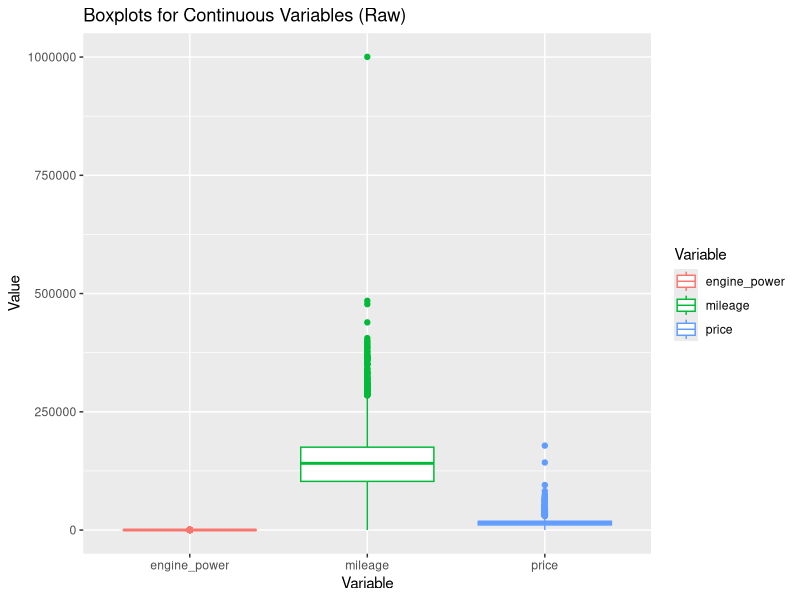
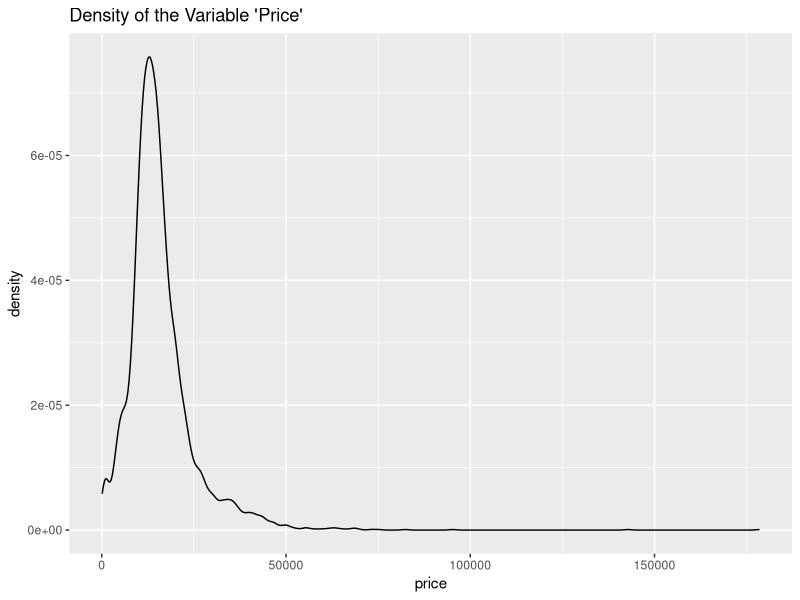
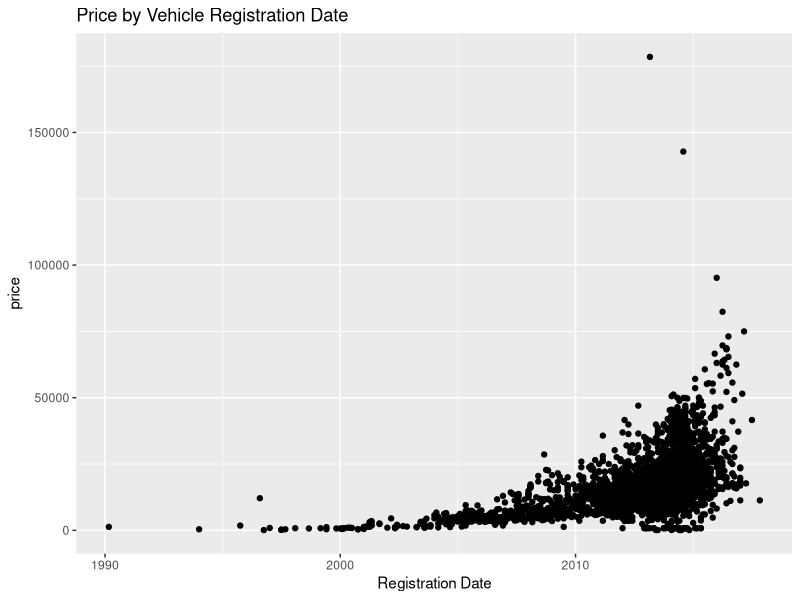
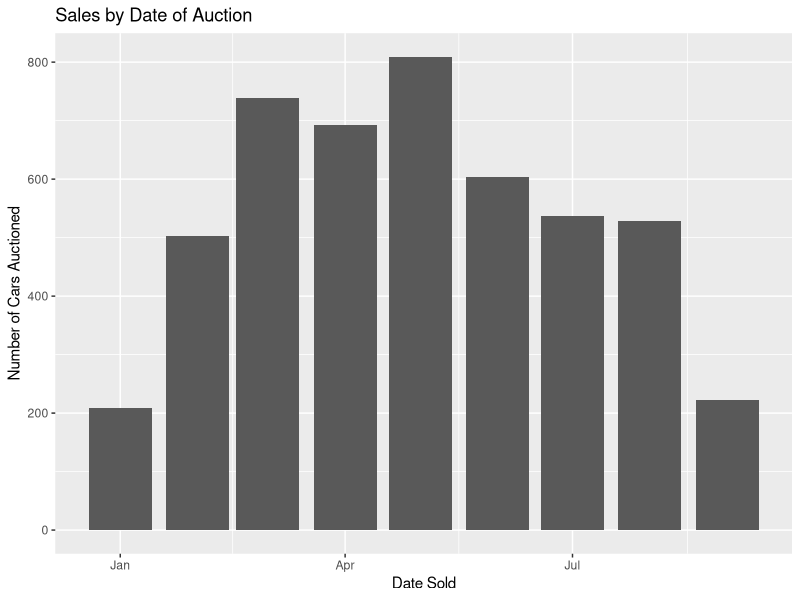
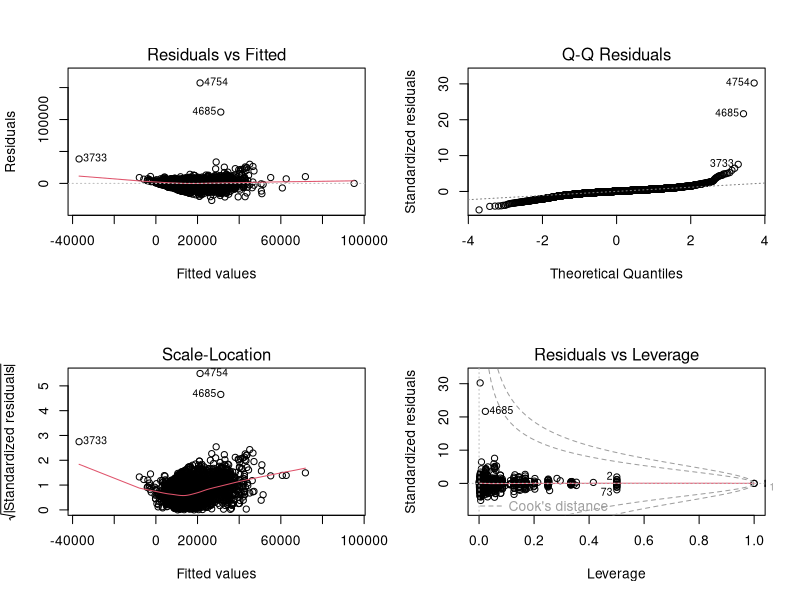
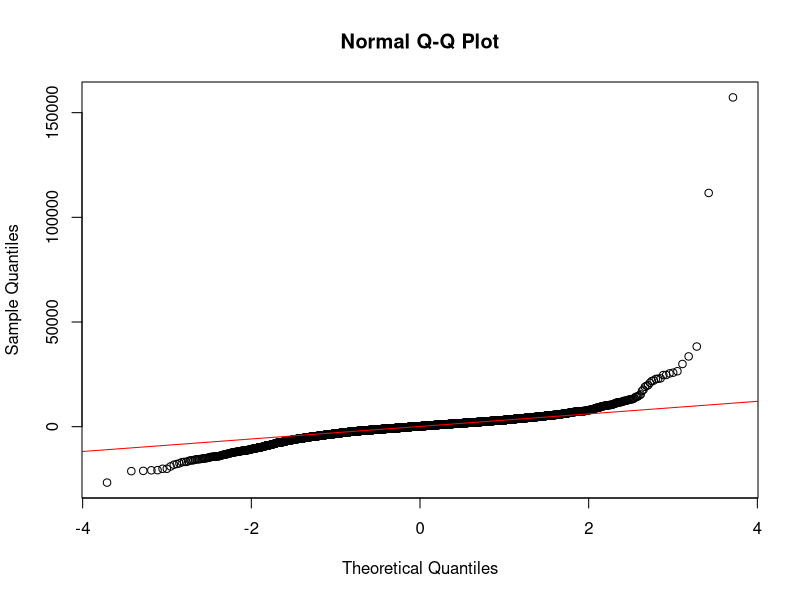
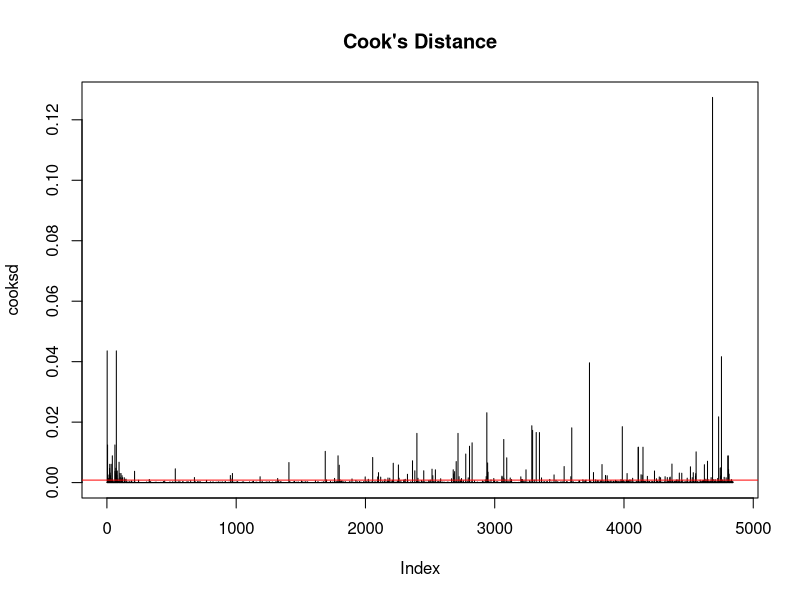
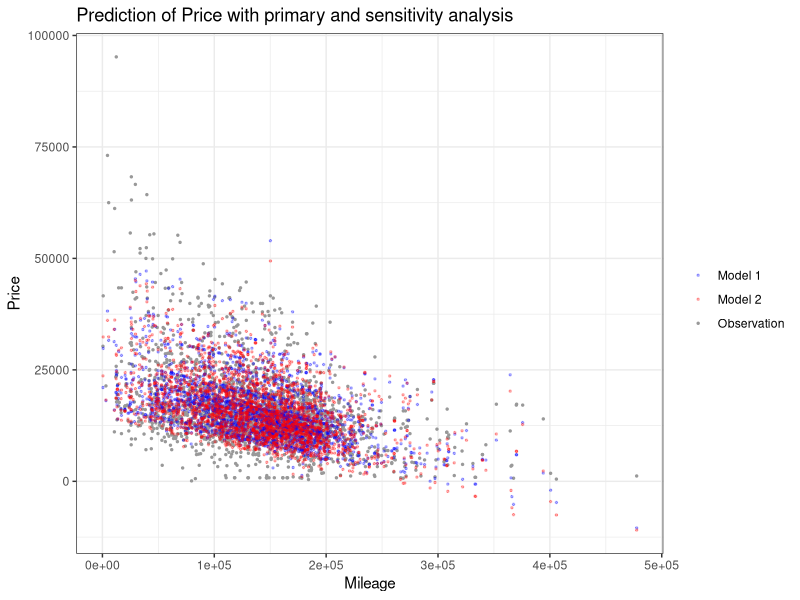

Generate these figures, in order, with R:
## ---- chunk 1
knitr::opts_chunk$set(
  echo = TRUE,    # Show the R code in the final output.
  fig.pos = "!h"  # Suggests to position figures "here" in the output.
)
## ---- chunk 2
mylibrary <- c("tidyverse", "cowplot", "GGally", "MASS", "ggplot2", "glmnet", "data.table")
invisible(lapply(mylibrary, library, character.only = TRUE))
### load the data
dat_bmw <- read.csv("BMWpricing_updated.csv")
## ---- chunk 3
par(mfrow=c(2,2))
dat_bmw[,c("price", "mileage", "engine_power")]|>
  pivot_longer(everything(), values_to = "Value", names_to = "Variable") |>
  ggplot() + geom_boxplot(aes(x=Variable, y=Value, color=Variable)) +
  labs(title = "Boxplots for Continuous Variables (Raw)")

dat_bmw|>
  ggplot() + geom_density(aes(x=price)) +
  labs(title = "Density of the Variable 'Price'")

dat_bmw|>
  ggplot(aes(x = as.Date(registration_date, format = "%m/%d/%Y"), y = price)) +
  geom_point() + 
  labs(title = "Price by Vehicle Registration Date") +
  xlab("Registration Date")

dat_bmw|>
  ggplot(aes(x = as.Date(sold_at, format = "%m/%d/%Y"))) +
  geom_bar() + 
  labs(title = "Sales by Date of Auction") +
  xlab("Date Sold") +
  ylab("Number of Cars Auctioned")
  
## ---- chunk 4
dat_bmw_clean <- dat_bmw|>
  filter(mileage < 500000 & mileage > 0)|>
  filter(price < 100000)|>
  filter(engine_power != 0)
  
head(dat_bmw_clean)
## ---- chunk 5

# Correct model using your data frame name
model_full <- lm(price ~ mileage + engine_power + paint_color + model_key, data = dat_bmw)

# View model results
summary(model_full)

# Generate diagnostic plots
par(mfrow = c(2, 2))  # Arrange plots in a 2x2 grid
plot(model_full)
par(mfrow = c(1, 1))  # Reset layout

# Q-Q Plot for Normality
qqnorm(resid(model_full))
qqline(resid(model_full), col = "red")

# Shapiro-Wilk test for normality
shapiro.test(resid(model_full))  


# Install 'car' package if necessary
# install.packages("car")

library(car)
vif(model_full)  # Compute Variance Inflation Factor (VIF)

# Compute Cook’s Distance
cooksd <- cooks.distance(model_full)

# Plot Cook’s Distance
plot(cooksd, type = "h", main = "Cook's Distance")
abline(h = 4/(nrow(dat_bmw)), col = "red")  # Threshold line

## ---- chunk 6
dat_bmw2 <- dat_bmw_clean[complete.cases(dat_bmw_clean), c("price", "mileage", "engine_power", "paint_color", "model_key", paste0("feature_", 1:8))] #4840 --> 4838
##re-group model key variable due to its messy classification
dat_bmw2$model_key2 <- ifelse(dat_bmw2$model_key %like% "X", "X", 
                          ifelse(dat_bmw2$model_key %like% "Z", "Z",
                                 ifelse(dat_bmw2$model_key %like% "M", "M",
                                        ifelse(dat_bmw2$model_key %like% "i", "i", "others"
                                        ))))
## ---- chunk 7
set.seed(2025)
group <- split(sample(1:nrow(dat_bmw2)),rep(1:2, times=c(nrow(dat_bmw2)/2, nrow(dat_bmw2)/2)))

dat_train <- dat_bmw2[group$`1`, ]
dat_test <- dat_bmw2[group$`2`, ]

## fit mod2 to the training data ##
model_full2 <- lm(price ~ mileage + engine_power + paint_color + model_key2, data = dat_bmw2)
summary(model_full2)
model_full_train <- lm(price ~ mileage + engine_power + paint_color + model_key2, data = dat_train)
summary(model_full_train)
## ---- chunk 8
## transfer categorical to dummy variables
X_train <- model.matrix(price ~ ., data = dat_train[,-5])[,-c(1)] ## remove intercept

cvfit_elas <- cv.glmnet(X_train, dat_train$price, alpha = 0.5,
                        penalty.factor = c(rep(0, 11),rep(1,8),rep(0,4)))
cvfit_elas$lambda.min #14.58556
cvfit_elas$lambda.1se #344.8741

model_elas0 <- glmnet(X_train, dat_train$price, alpha = 0.5, lambda = cvfit_elas$lambda.min,
               penalty.factor = c(rep(0, 11),rep(1,8),rep(0,4)))

coef_model_elas <- data.frame(matrix(predict(model_elas0,type="coef"))) %>% mutate("predictor" = predict(model_elas0,type="coef")@Dimnames[[1]])
colnames(coef_model_elas)[1] <- "beta"
## ---- chunk 9
model_2 <- lm(price ~ mileage + engine_power + paint_color + model_key2 + feature_1 + feature_2 + feature_3 + feature_4 + feature_5 + feature_6 + feature_7 + feature_8, data = dat_train)
summary(model_2)

#### comparison between model_full_train and model 2 ####
anova(model_full_train, model_2)
## ---- chunk 10
#### predict new data using model_full_train and model 2 ####
dat_test$price_new1 <- predict(model_full_train, newdata = dat_test[,-1])
dat_test$price_new2 <- predict(model_2, newdata = dat_test[,-c(1,15)])


#### performance on predicting ####
dat_predict <- dat_test[,c("price", "mileage", "price_new1", "price_new2")]
## R^2
fun_r2 <- function(obe, pred){
  rss <- sum((obe-pred)^2)
  sst <- sum((obe-mean(obe))^2)
  r2 <- 1 - rss/sst
  
  return(r2)
}
fun_r2(dat_predict$price, dat_predict$price_new1)
fun_r2(dat_predict$price, dat_predict$price_new2)

## MSE
fun_mse <- function(obe, pred){
  mse <- (sum((obe-pred)^2))/length(pred)
  
  return(mse)
}

fun_mse(dat_predict$price, dat_predict$price_new1)
fun_mse(dat_predict$price, dat_predict$price_new2)

## MAE
fun_mae <- function(obe, pred){
  mse <- (sum(abs(obe-pred)))/length(pred)
  
  return(mse)
}
fun_mae(dat_predict$price, dat_predict$price_new1)
fun_mae(dat_predict$price, dat_predict$price_new2)

summary(dat_predict$price)
summary(dat_predict$price_new1)
summary(dat_predict$price_new2)
## ---- chunk 11
dat_predict$price <- as.numeric(dat_predict$price)
dat_predict$mileage <- as.numeric(dat_predict$mileage)

ggplot() +
  geom_point(data = dat_predict, aes(x = mileage, y = price, color = "Observation"), size = 0.5) +
  geom_point(data = dat_predict, aes(x = mileage, y = price_new1, color = "Model 1"), alpha = 0.3, size = 0.5) +
  geom_point(data = dat_predict, aes(x = mileage, y = price_new2, color = "Model 2"), alpha = 0.3, size = 0.5) +
  labs(title = "Prediction of Price with primary and sensitivity analysis") +
  xlab("Mileage") +
  ylab("Price") +
  scale_color_manual(name = element_blank(), values = c("Observation" = "grey60", "Model 1" = "blue", "Model 2" = "red")) +
  theme_bw()
## ---- chunk 12
dat_bmw_clean <- dat_bmw_clean|>
  mutate(age = 2018 - year(as.Date(registration_date, format = "%m/%d/%Y")))|>
  mutate(series = substr(model_key, 1, 1))

# remove series with only 1 or 2 cars belonging
series_types = c(unique(dat_bmw_clean$series)[1:7], unique(dat_bmw_clean$series)[8:10])

coefs = c()
confintlbs = c()

for(i in seq(1:length(series_types))){
  temp.df <- dat_bmw_clean|>
    filter(series == series_types[i])
  temp.lm <- lm(log(price) ~ age, data = temp.df)
  coefs = c(coefs, coef(temp.lm)[2])
  confintlbs = c(confintlbs, confint(temp.lm)[2])
  
}
rm(temp.df)
rm(temp.lm)

coefs
confintlbs
## ---- chunk 13
length(unique(dat_bmw$model_key))
unique(dat_bmw$paint_color)
unique(dat_bmw$fuel)

range(as.Date(dat_bmw$registration_date, format = "%m/%d/%Y"), na.rm=T)
range(as.Date(dat_bmw$sold_at, format = "%m/%d/%Y"), na.rm=T)

min(dat_bmw$mileage)
min(dat_bmw$engine_power)
min(dat_bmw$price)

median(dat_bmw$price)
range(dat_bmw$engine_power)

mean(dat_bmw$feature_1 == T)
mean(dat_bmw$feature_2 == T)
mean(dat_bmw$feature_3 == T)
mean(dat_bmw$feature_4 == T)
mean(dat_bmw$feature_5 == T)
mean(dat_bmw$feature_6 == T)
mean(dat_bmw$feature_7 == T)
mean(dat_bmw$feature_8 == T)

coef(lm(dat_bmw$price ~ dat_bmw$feature_7))

max(dat_bmw$mileage)
